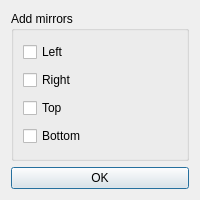
<?xml version="1.0" encoding="UTF-8"?>
<ui version="4.0">
 <class>MirrorDialog</class>
 <widget class="QDialog" name="mirror_dialog">
  <property name="modal">
   <bool>true</bool>
  </property>
  <property name="windowTitle">
   <string>Reflect image</string>
  </property>
  <property name="geometry">
   <rect>
    <x>0</x>
    <y>0</y>
    <width>200</width>
    <height>200</height>
   </rect>
  </property>
  <layout class="QVBoxLayout" name="mirror_vbox1">
   <item>
    <widget class="QGroupBox" name="mirror_group">
     <property name="flat">
      <bool>true</bool>
     </property>
     <property name="title">
      <string>Add mirrors</string>
     </property>
     <property name="sizePolicy">
      <sizepolicy hsizetype="Preferred" vsizetype="Preferred">
       <horstretch>1</horstretch>
       <verstretch>1</verstretch>
      </sizepolicy>
     </property>
     <layout class="QVBoxLayout" name="mirror_vbox2">
      <item>
       <widget class="QCheckBox" name="check0">
        <property name="text">
         <string>Left</string>
        </property>
       </widget>
      </item>
      <item>
       <widget class="QCheckBox" name="check1">
        <property name="text">
         <string>Right</string>
        </property>
       </widget>
      </item>
      <item>
       <widget class="QCheckBox" name="check2">
        <property name="text">
         <string>Top</string>
        </property>
       </widget>
      </item>
      <item>
       <widget class="QCheckBox" name="check3">
        <property name="text">
         <string>Bottom</string>
        </property>
       </widget>
      </item>
     </layout>
    </widget>
   </item>
   <item>
    <widget class="QPushButton" name="enter">
     <property name="text">
      <string>OK</string>
     </property>
    </widget>
   </item>
  </layout>
 </widget>
 <resources/>
 <connections/>
 <slots/>
</ui>
